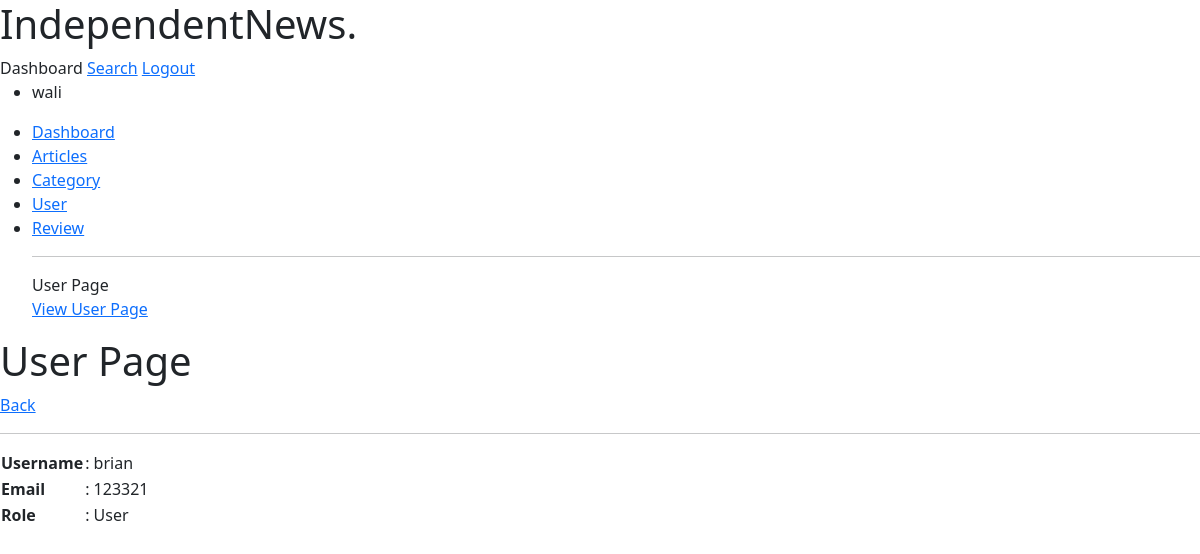
The app's page /pages/admin/crud/user/show.php?id_user=2 (signed in) with its own data.
### tables this page shows
CREATE TABLE `users` (
  `id_user` int(3) NOT NULL,
  `username` varchar(40) NOT NULL,
  `password` varchar(30) NOT NULL,
  `email` varchar(25) NOT NULL,
  `level` enum('Admin','User') NOT NULL
);

### pages/admin/crud/user/show.php (the view, shortened to what this page needs)
<!DOCTYPE html>
<html lang="en">
<head>
    <link href="https://cdn.jsdelivr.net/npm/bootstrap@5.3.0-alpha3/dist/css/bootstrap.min.css" rel="stylesheet">
    <link rel="stylesheet" href="https://cdn.jsdelivr.net/npm/bootstrap-icons@1.10.5/font/bootstrap-icons.css">
</head>
<body>
    <nav>
        <h1>Independent<span>News</span>.</h1>
        <div>
            <span>Dashboard</span>
            <a href="#">Search</a>
            <a href="../../../../auth/logout.php">Logout</a>
        </div>
    </nav>
    <section>
        <div>
            <ul>
                <li><?php echo $_SESSION['username']; ?></li>
            </ul>
            <ul>
                <li><a href="../../index.php">Dashboard</a></li>
                <li><a href="../article/article.php">Articles</a></li>
                <li><a href="../category/category.php">Category</a></li>
                <li><a href="user.php">User</a></li>
                <li><a href="../review/review.php">Review</a></li>
                <hr size="2px" color="black">
                <span>User Page</span> <br>
                <a href="../../../user/index.php">View User Page</a>
            </ul>
        </div>
    </section>
    <section>
        <h1>User Page</h1>
        <div>
            <a href="user.php">Back</a>
            <hr>
            <?php
                include "../../../../connection/connection.php";
                $id = $_GET['id_user'];
                $query = mysqli_query($con, "select * from users where id_user='$id'");
                while ($data = mysqli_fetch_array($query)) {
            ?>
            <table>
                <tr>
                    <th><label for="username">Username</label></th>
                    <td>
                        : <?php echo $data['username']; ?>
                    </td>
                </tr>
                <tr>
                    <th><label for="email">Email</label></th>
                    <td>
                        : <?php echo $data['email']; ?>
                    </td>
                </tr>
                <tr>
                    <th><label for="level">Role</label></th>
                    <td>
                        : <?php echo $data['level']; ?>
                    </td>
                </tr>
            </table>
            <?php } ?>
        </div>
    </section>
</body>
</html>

### records on screen
users: username "brian", email "123321", level "User"

### other values on screen
$_SESSION['username'] "wali"
